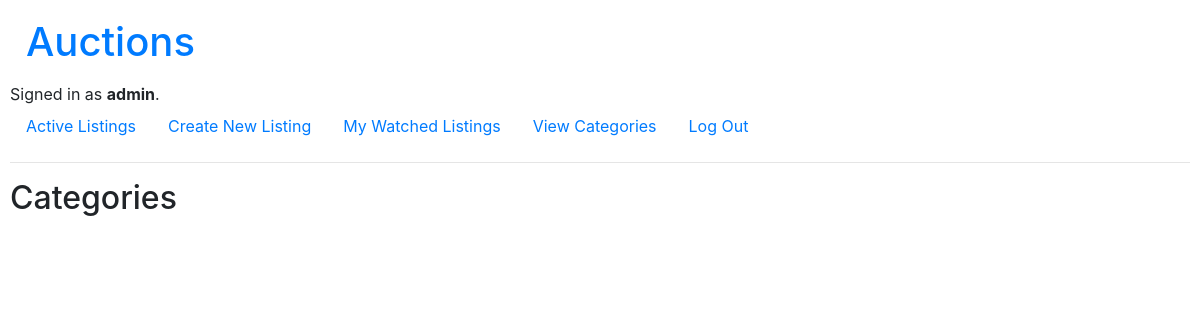
The page /category (signed in) on the database as committed earlier.
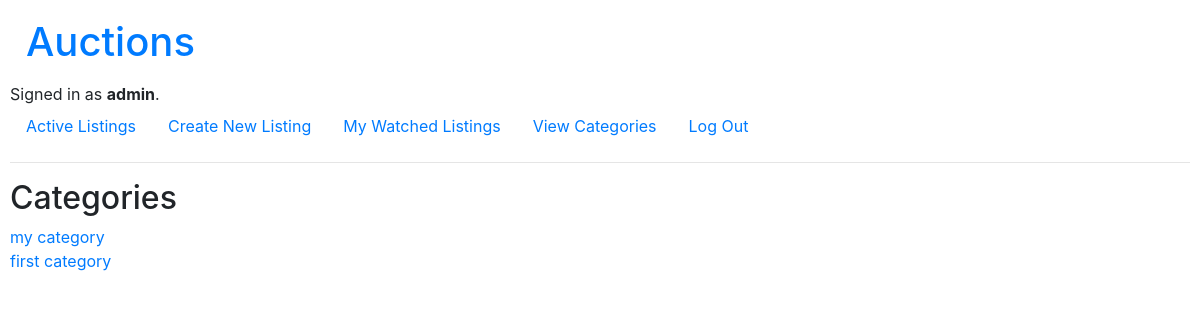
The same page on the database as committed later.
### auctions/models.py (models this page shows)
class User(AbstractUser):
    pass

class Category(models.Model):
    category = models.CharField(max_length=255)
    def __str__(self):
        return f"{self.category}"

### auctions/views.py (the view)
# urls.py: path("category", views.category, name="category"),
def category(request, category_type=None):
    if category_type is None:
        category = Category.objects.all()
        return render(request, 'auctions/category.html', {'category': category})
    listings = Listing.objects.filter(
        category=Category.objects.get(category=category_type))
    return render(request, 'auctions/index.html', {'listings': listings})

### auctions/templates/auctions/category.html
{% extends "auctions/layout.html" %}
{% block body %}
<div>
    <h2>Categories</h2>
    <div>
        {% for c in category %}
        <div>
            <a href="/category/{{c}}/list">{{c}}</a>
        </div>
        {% endfor %}
    </div>
</div>
{% endblock %}

### auctions/templates/auctions/layout.html (shortened to what this page needs)
{% load static %}
<!DOCTYPE html>
<html lang="en">
<head>
    <link rel="stylesheet" href="https://stackpath.bootstrapcdn.com/bootstrap/4.4.1/css/bootstrap.min.css"
>
    <link href="{% static 'auctions/styles.css' %}" rel="stylesheet">
</head>
<body>
    <h1><a class="nav-link" href="{% url 'index' %}">Auctions</a></h1>
    <div>
        {% if user.is_authenticated %}
        Signed in as <strong>{{ user.username }}</strong>.
        {% else %}
        Not signed in.
        {% endif %}
    </div>
    <ul class="nav">
        <li class="nav-item">
            <a class="nav-link" href="{% url 'index' %}">Active Listings</a>
        </li>
        {% if user.is_authenticated %}
        <li class="nav-item">
            <a class="nav-link" href="{% url 'create' %}">Create New Listing</a>
        </li>
        <li class="nav-item">
            <a class="nav-link" href="{% url 'watchlist' %}">My Watched Listings</a>
        </li>
        <li class="nav-item">
            <a class="nav-link" href="{% url 'category' %}">View Categories</a>
        </li>
        <li class="nav-item">
            <a class="nav-link" href="{% url 'logout' %}">Log Out</a>
        </li>
        {% endif %}
    </ul>
    <hr>
    {% block body %}
    {% endblock %}
</body>
</html>

### auctions/static/auctions/styles.css (style rules this page uses)
body { padding: 10px; }

Rows that differ between the two databases and show on the page:
added Category: category "my category"
added Category: category "first category"
